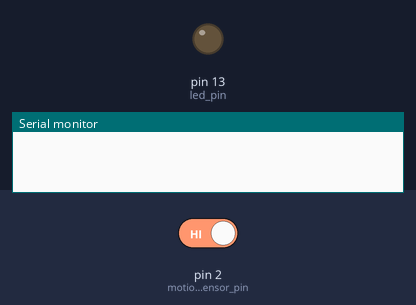
Bench run of a sketch on a simulated Arduino Uno, built with avr-gcc and run on an emulated ATmega328P. Shown: output pins drawn as LEDs (lit = HIGH), the last lines printed to the serial monitor. The inputs (shaded band) are chosen by the test bench; at power-on: pin 2 (motionsensor_pin) HIGH.

Above: at 1.2 s.
1.3 s: pin 2 (motionsensor_pin) driven LOW
At 2.1 s:
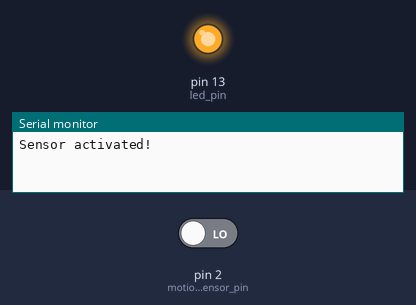
Timing chart, 0 to 4.3 s (numbered marks = the images above; inputs shaded):
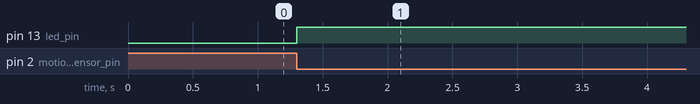

Measured:
- after the input at 1.3 s, pin 13 (led_pin): LOW → HIGH at once

The sketch:

TAsk_1.2P.ino
```cpp
const uint8_t motionsensor_pin = 2;
const uint8_t led_pin = 13;

uint8_t led_state = LOW;

void setup()
{
  pinMode(motionsensor_pin, INPUT);
  pinMode(led_pin, OUTPUT);

  attachInterrupt(digitalPinToInterrupt(motionsensor_pin), toggle, FALLING);

  Serial.begin(9600);
}

void loop()
{
  delay(10);
}

void toggle()
{
  	//Change led state
  	led_state = !led_state;
	digitalWrite(led_pin, led_state);
  	//Print to serial monitor
  	if ( led_state )
    {
      Serial.println("Sensor activated!");
    }
}
```
